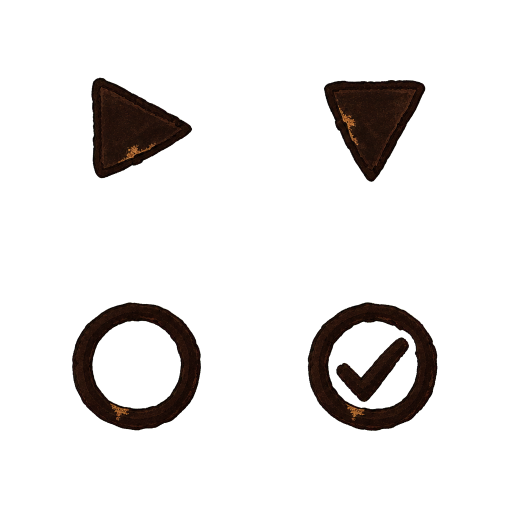
#> input picture assets/source/quests/ql-b1/QuestLogDirectoryMarks_Master_v1.png, 1024 x 1024 px (shown at 1/2 size)
$ python build_quest_log_directory_marks_v1.py
#> lines starting #> are read from the running program, lines starting #| are printed output that depends on the picture; after the words box and inside, x2 and y2 are one past the last pixel; in counts of white or black regions, pixels touching at a corner belong together
#> in main, opened is the input picture: PIL image 1024x1024 RGBA; mean R, G, B, A 3.9, 2, 1.2, 26.7
#!/usr/bin/env python3
"""Build the accepted QL-B1 directory marks and a real-layout preview.

The accepted 1024 x 1024 source is immutable. This builder extracts the four
fixed source cells, crops only transparent bounds, scales proportionally into
the declared runtime footprints, centers them in a 64 x 16 atlas, and writes
the runtime TGA plus its manifest. It also renders a 676 x 464 simulation with
the accepted shell, all 23 real row slots, representative localized content,
and the exact runtime sprites at their intended z-order and display size.
"""

from __future__ import annotations

import argparse
import hashlib
import json
import struct
from pathlib import Path
from typing import Any

from PIL import Image, ImageDraw, ImageFont


ROOT = Path(__file__).resolve().parents[1]
SOURCE = (
    ROOT
    / "assets"
    / "source"
    / "quests"
    / "ql-b1"
    / "QuestLogDirectoryMarks_Master_v1.png"
)
SOURCE_MANIFEST = SOURCE.with_name("QL-B1_SourceManifest_v1.json")
RUNTIME = (
    ROOT
    / "addon"
    / "AzerothExpeditionUI"
    / "Media"
    / "Quests"
    / "QuestLogDirectoryMarksV1.tga"
)
RUNTIME_MANIFEST = SOURCE.with_name("QL-B1_RuntimeManifest_v1.json")
ATLAS_PREVIEW = (
    ROOT
    / "generated"
    / "quests"
    / "QL-B1"
    / "v1"
    / "accepted"
    / "previews"
    / "QL-B1_V1_r3_runtime_atlas.png"
)
REAL_LAYOUT_PREVIEW = ATLAS_PREVIEW.with_name(
    "QL-B1_V1_r3_real_layout_676x464.png"
)
SHELL_RUNTIME = (
    ROOT
    / "addon"
    / "AzerothExpeditionUI"
    / "Media"
    / "Quests"
    / "QuestLogShellV4.tga"
)
TITLE_FONT = (
    ROOT
    / "addon"
    / "AzerothExpeditionUI"
    / "Media"
    / "Fonts"
    / "NotoSerifSC-SemiBold.ttf"
)
ROW_FONT = (
    ROOT
    / "addon"
    / "AzerothExpeditionUI"
    / "Media"
    / "Fonts"
    / "LXGWWenKaiGB-Medium.ttf"
)
BODY_FONT = (
    ROOT
    / "addon"
    / "AzerothExpeditionUI"
    / "Media"
    / "Fonts"
    / "NotoSansSC-Medium.ttf"
)

EXPECTED_SOURCE_SHA256 = (
    "719445d15fb34be4af3ec316eac5bdec51c2061423bae5d7f45b47a3b1128c44"
)
EXPECTED_SOURCE_SIZE = (1024, 1024)
ATLAS_SIZE = (128, 32)
CELL_SIZE = (32, 32)
TEXELS_PER_UI = 2
SHELL_DISPLAY_SIZE = (676, 464)
ROW_COUNT = 23
ROW_BOX = (224, 15)
ROW_STEP = 14
LIST_ORIGIN = (64, 64)
RESAMPLE = Image.Resampling.LANCZOS

STATES: tuple[dict[str, Any], ...] = (
    {
        "id": "collapsed",
        "component": "QUEST.LOG.REGION.TOGGLE",
        "source_box": (0, 0, 512, 512),
        "display_size": (12, 12),
    },
    {
        "id": "expanded",
        "component": "QUEST.LOG.REGION.TOGGLE",
        "source_box": (512, 0, 1024, 512),
        "display_size": (12, 12),
    },
    {
        "id": "untracked",
        "component": "QUEST.LOG.LIST.CHECK",
        "source_box": (0, 512, 512, 1024),
        "display_size": (10, 10),
    },
    {
        "id": "tracked",
        "component": "QUEST.LOG.LIST.CHECK",
        "source_box": (512, 512, 1024, 1024),
        "display_size": (10, 10),
    },
)

QUEST_ROWS: tuple[tuple[str, str, bool], ...] = (
    ("header-expanded", "东瘟疫之地", False),
    ("quest", "[60]  达隆郡的战斗", True),
    ("quest", "[60]  爱与家庭", False),
    ("quest", "[60]  重铸秩序", True),
    ("quest", "[60]  卡林·雷德帕斯", False),
    ("header-expanded", "黑石山", False),
    ("quest", "[60+] 黑手的命令", True),
    ("quest", "[60R] 达基萨斯将军之死", True),
    ("quest", "[60R] 黑龙勇士之血", False),
    ("quest", "[58D] 烈焰精华", False),
    ("header-expanded", "希利苏斯", False),
    ("quest", "[60]  沙漠中的剧毒", True),
    ("quest", "[60]  暮光的秘密", False),
    ("quest", "[60R] 唤醒沉睡者", False),
    ("quest", "[60]  塞纳里奥的议会", True),
    ("header-collapsed", "冬泉谷", False),
    ("header-expanded", "安戈洛环形山", False),
    ("quest", "[55]  拉克维的诱饵", False),
    ("quest", "[56]  走丢了！", True),
    ("quest", "[57]  火羽山", False),
    ("header-expanded", "职业任务", False),
    ("quest", "[60]  久远的记忆", True),
    ("quest", "[60]  恐惧谷的灵魂", False),
)


def sha256(path: Path) -> str:
    digest = hashlib.sha256()
    with path.open("rb") as handle:
        for chunk in iter(lambda: handle.read(1024 * 1024), b""):
            digest.update(chunk)
    return digest.hexdigest()


def display_path(path: Path) -> str:
    return path.resolve().relative_to(ROOT).as_posix()


# [7 lines left out: function alpha_evidence, not called in this run]


def green_spill_pixels(image: Image.Image) -> int:
    count = 0
    pixels = (
        image.get_flattened_data()
        if hasattr(image, "get_flattened_data")
        else image.getdata()
    )
    for red, green, blue, alpha in pixels:
        if alpha > 0 and red <= 32 and green >= 224 and blue <= 32:
            count += 1
#> after the loop, count = 0
    return count


def visible_bbox(image: Image.Image) -> list[int] | None:
    bounds = image.getchannel("A").getbbox()
    return list(bounds) if bounds else None


def clear_transparent_rgb(image: Image.Image) -> Image.Image:
    red, green, blue, alpha = image.convert("RGBA").split()
    visible = alpha.point(lambda value: 255 if value else 0)
    zero = Image.new("L", image.size, 0)
    return Image.merge(
        "RGBA",
        (
            Image.composite(red, zero, visible),
            Image.composite(green, zero, visible),
            Image.composite(blue, zero, visible),
            alpha,
        ),
    )


def validate_source(path: Path, image: Image.Image) -> None:
    if sha256(path) != EXPECTED_SOURCE_SHA256:
        raise ValueError("QL-B1 source SHA-256 does not match the accepted asset")
    if image.size != EXPECTED_SOURCE_SIZE:
        raise ValueError(
            f"QL-B1 source must be {EXPECTED_SOURCE_SIZE}, got {image.size}"
        )
    if image.mode != "RGBA":
        raise ValueError(f"QL-B1 source must be RGBA, got {image.mode}")
    if green_spill_pixels(image):
        raise ValueError("QL-B1 source contains visible chroma-key green")


def scale_to_fit(
    image: Image.Image,
    target: tuple[int, int],
) -> Image.Image:
    ratio = min(target[0] / image.width, target[1] / image.height)
    size = (
        max(1, round(image.width * ratio)),
        max(1, round(image.height * ratio)),
    )
    return clear_transparent_rgb(image.resize(size, RESAMPLE))


def build_atlas(
    source: Image.Image,
) -> tuple[Image.Image, dict[str, dict[str, Any]]]:
    atlas = Image.new("RGBA", ATLAS_SIZE, (0, 0, 0, 0))
#> atlas: PIL image 128x32 RGBA; every value is 0
    records: dict[str, dict[str, Any]] = {}
    for index, state in enumerate(STATES):
        source_cell = source.crop(state["source_box"])
        bounds = source_cell.getchannel("A").getbbox()
        if not bounds:
            raise ValueError(f"{state['id']} source cell has no visible pixels")
        cropped = clear_transparent_rgb(source_cell.crop(bounds))
        sampled_target = tuple(
            value * TEXELS_PER_UI for value in state["display_size"]
        )
        scaled = scale_to_fit(cropped, sampled_target)
        cell_x = index * CELL_SIZE[0]
        paste_x = cell_x + (CELL_SIZE[0] - scaled.width) // 2
        paste_y = (CELL_SIZE[1] - scaled.height) // 2
        atlas.alpha_composite(scaled, (paste_x, paste_y))
        content_box = (
            paste_x,
            paste_y,
            paste_x + scaled.width,
            paste_y + scaled.height,
        )
        records[state["id"]] = {
            "component": state["component"],
            "source_cell_xyxy": list(state["source_box"]),
            "source_visible_bbox_local_exclusive": list(bounds),
            "source_visible_size": [
                bounds[2] - bounds[0],
                bounds[3] - bounds[1],
            ],
            "runtime_cell_xyxy": [
                cell_x,
                0,
                cell_x + CELL_SIZE[0],
                CELL_SIZE[1],
            ],
            "runtime_content_xyxy": list(content_box),
            "runtime_display_size": [scaled.width, scaled.height],
            "logical_display_size": list(state["display_size"]),
            "texels_per_ui": TEXELS_PER_UI,
            "texcoord": {
                "left": content_box[0] / ATLAS_SIZE[0],
                "right": content_box[2] / ATLAS_SIZE[0],
                "top": content_box[1] / ATLAS_SIZE[1],
                "bottom": content_box[3] / ATLAS_SIZE[1],
            },
        }
#> this loop made 4 passes
#> bounds on passes 1 to 4: (182, 155, 385, 357), (135, 160, 339, 364), (144, 92, 402, 349), (103, 92, 363, 350)
#> pass 1, in build_atlas, `source_cell = source.crop(state["source_box"])`:
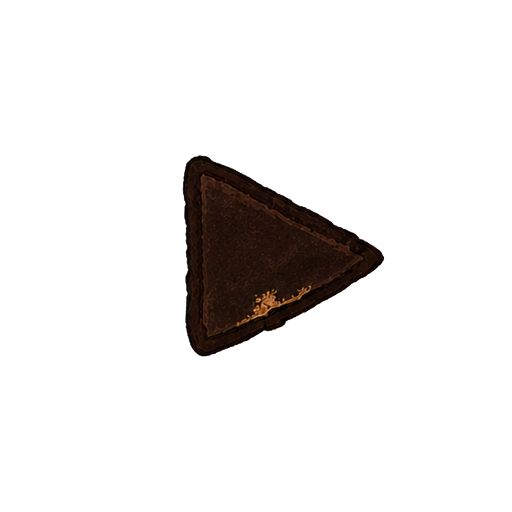
#> source_cell: PIL image 512x512 RGBA; mean R, G, B, A 3.5, 1.8, 1.1, 23.2; transparent parts drawn white
#> pass 1, in clear_transparent_rgb, `red, green, blue, alpha = image.convert("RGBA").split()`:
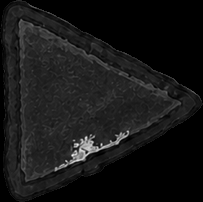
#> red: PIL image 203x202 L; min 0, max 249, mean 22.4
#> pass 1, in clear_transparent_rgb, `red, green, blue, alpha = image.convert("RGBA").split()`:
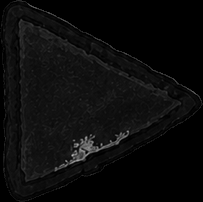
#> green: PIL image 203x202 L; min 0, max 188, mean 11.6
#> after the loop:
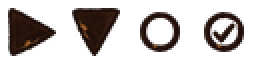
#> atlas: PIL image 128x32 RGBA (shown 2 times larger); mean R, G, B, A 10.9, 5.5, 3.2, 65.1; transparent parts drawn white
#> after the loop:
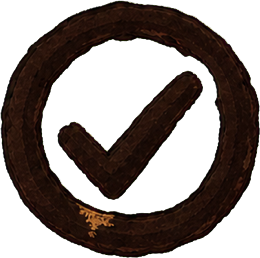
#> cropped: PIL image 260x258 RGBA; mean R, G, B, A 18, 9, 5.3, 129.2; transparent parts drawn white
#> after the loop:
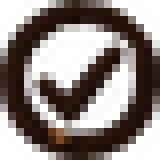
#> scaled: PIL image 20x20 RGBA (shown 8 times larger); mean R, G, B, A 23.9, 11.5, 7, 129.4; transparent parts drawn white
#> after the loop, records = 4 items
    return clear_transparent_rgb(atlas), records
#> in clear_transparent_rgb (call 9), `visible = alpha.point(lambda value: 255 if value else 0)`:
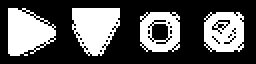
#> visible: PIL image 128x32 L (shown 2 times larger); 35% white; 4 white regions, box (x1, y1, x2, y2) and area: (36, 4, 60, 28) 427, (4, 4, 28, 28) 409, (102, 6, 122, 26) 323, (70, 6, 90, 26) 274
#> in clear_transparent_rgb (call 9), `zero = Image.new("L", image.size, 0)`: zero: PIL image 128x32 L; every value is 0


# [53 lines left out: functions font, draw_text, wrap_text, paste_sprite, not called in this run]


def render_real_layout_preview(
    atlas: Image.Image,
    records: dict[str, dict[str, Any]],
) -> Image.Image:
    with Image.open(SHELL_RUNTIME) as opened:
        shell_atlas = opened.convert("RGBA")
    preview = shell_atlas.crop((0, 0, *SHELL_DISPLAY_SIZE))
    draw = ImageDraw.Draw(preview, "RGBA")
    title_font = font(TITLE_FONT, 15)
    row_font = font(ROW_FONT, 10)
    row_header_font = font(ROW_FONT, 11)
    body_font = font(BODY_FONT, 9)
    body_heading_font = font(TITLE_FONT, 11)

    draw_text(draw, (300, 27), "任务日志", title_font, (49, 26, 16, 255))
    draw_text(draw, (76, 49), "任务  18 / 20", row_font, (76, 43, 25, 235))

    for index, (kind, label, tracked) in enumerate(QUEST_ROWS):
        row_x = LIST_ORIGIN[0]
        row_y = LIST_ORIGIN[1] + index * ROW_STEP
        if kind == "header-expanded":
            paste_sprite(
                preview,
                atlas,
                records["expanded"],
                (row_x + 1, row_y + 1),
            )
            draw_text(
                draw,
                (row_x + 16, row_y + 1),
                label,
                row_header_font,
                (72, 38, 19, 255),
            )
        elif kind == "header-collapsed":
            paste_sprite(
                preview,
                atlas,
                records["collapsed"],
                (row_x + 1, row_y + 1),
            )
            draw_text(
                draw,
                (row_x + 16, row_y + 1),
                label,
                row_header_font,
                (72, 38, 19, 255),
            )
        else:
            state = "tracked" if tracked else "untracked"
            check_x = row_x + ROW_BOX[0] - 12
            check_y = row_y + 2
            paste_sprite(preview, atlas, records[state], (check_x, check_y))
            row_color = (
                (62, 39, 23, 255)
                if tracked
                else (89, 61, 38, 235)
            )
            draw_text(
                draw,
                (row_x + 16, row_y + 2),
                label,
                row_font,
                row_color,
            )

    detail_left = 374
    detail_width = 226
    draw_text(
        draw,
        (detail_left, 68),
        "达隆郡的战斗",
        title_font,
        (55, 28, 17, 255),
    )
    draw_text(
        draw,
        (detail_left, 91),
        "东瘟疫之地",
        row_font,
        (105, 57, 28, 235),
    )
    description = (
        "在达隆郡废墟中寻找约瑟夫的遗物，并帮助帕米拉了解那场战斗的真相。"
        "这份卷宗已经被多次翻阅，边角仍留着旧日远征者的墨迹。"
    )
    y = 111
    for line in wrap_text(draw, description, body_font, detail_width):
        draw_text(draw, (detail_left, y), line, body_font, (69, 48, 31, 245))
        y += 13
    y += 5
    draw_text(
        draw,
        (detail_left, y),
        "任务目标",
        body_heading_font,
        (64, 31, 18, 255),
    )
    y += 19
    for line in (
        "• 找到达隆郡的战斗遗物  3 / 5",
        "• 与帕米拉·雷德帕斯交谈",
        "• 守护达隆郡的幸存者",
    ):
        draw_text(draw, (detail_left, y), line, body_font, (74, 49, 31, 245))
        y += 14
    y += 5
    draw_text(
        draw,
        (detail_left, y),
        "奖励",
        body_heading_font,
        (64, 31, 18, 255),
    )
    y += 19
    draw_text(
        draw,
        (detail_left, y),
        "你将获得：  7 金  40 银",
        body_font,
        (74, 49, 31, 245),
    )

    # Pending QL-C controls are shown only as restrained runtime placeholders.
    # They are not source art and are deliberately omitted from all manifests.
    for x, label in ((62, "放弃任务"), (145, "共享任务"), (228, "退出")):
        draw.rounded_rectangle(
            (x, 421, x + 78, 441),
            radius=3,
            fill=(51, 34, 25, 220),
            outline=(116, 78, 44, 235),
            width=1,
        )
        bounds = draw.textbbox((0, 0), label, font=row_font)
        draw_text(
            draw,
            (x + (78 - (bounds[2] - bounds[0])) // 2, 425),
            label,
            row_font,
            (225, 184, 108, 255),
        )
    draw_text(draw, (314, 425), "›", title_font, (82, 47, 27, 255))

    return preview


def save_png(image: Image.Image, destination: Path) -> None:
    destination.parent.mkdir(parents=True, exist_ok=True)
    image.save(destination, format="PNG", optimize=True)


def save_tga(image: Image.Image, destination: Path) -> None:
    destination.parent.mkdir(parents=True, exist_ok=True)
    image.save(destination, format="TGA")


# [44 lines left out: functions tga_header, update_source_manifest, not called in this run]


def parse_args() -> argparse.Namespace:
    parser = argparse.ArgumentParser()
    parser.add_argument("--source", type=Path, default=SOURCE)
    parser.add_argument("--source-manifest", type=Path, default=SOURCE_MANIFEST)
    parser.add_argument("--runtime", type=Path, default=RUNTIME)
    parser.add_argument("--manifest", type=Path, default=RUNTIME_MANIFEST)
    parser.add_argument("--atlas-preview", type=Path, default=ATLAS_PREVIEW)
    parser.add_argument(
        "--real-layout-preview",
        type=Path,
        default=REAL_LAYOUT_PREVIEW,
    )
    return parser.parse_args()


def main() -> None:
    args = parse_args()
    with Image.open(args.source) as opened:
        source = opened.convert("RGBA")
    validate_source(args.source, source)
    atlas, records = build_atlas(source)
#> records = 4 items
    save_tga(atlas, args.runtime)
    save_png(atlas, args.atlas_preview)
    real_layout = render_real_layout_preview(atlas, records)
    save_png(real_layout, args.real_layout_preview)

    header = tga_header(args.runtime)
    if (
        header["image_type"] != 2
        or (header["width"], header["height"]) != ATLAS_SIZE
        or header["bits_per_pixel"] != 32
    ):
        raise ValueError(f"unexpected runtime TGA header: {header}")

    manifest = {
        "schema_version": 1,
        "batch": "QL-B1",
        "version": "V1.r3",
        "runtime_contract": "1.1",
        "status": "runtime-exported",
        "source": {
            "file": display_path(args.source),
            "sha256": sha256(args.source),
            "width": source.width,
            "height": source.height,
            "mode": source.mode,
            "visible_bbox_exclusive": visible_bbox(source),
            "visible_green_spill_pixels": green_spill_pixels(source),
            **alpha_evidence(source),
        },
        "transform": {
            "operation": (
                "fixed cell extraction, visible-alpha-bounds crop, "
                "proportional LANCZOS scale, centering and transparent atlas "
                "assembly"
            ),
            "resample": "Pillow Image.Resampling.LANCZOS",
            "alpha_cleanup": (
                "zero RGB only where alpha is fully transparent; preserve "
                "visible source alpha"
            ),
            "rotation": None,
            "mirror": False,
            "retouch": False,
            "atlas_size": list(ATLAS_SIZE),
            "cell_size": list(CELL_SIZE),
            "texels_per_ui": TEXELS_PER_UI,
            "state_order": [state["id"] for state in STATES],
            "states": records,
        },
        "runtime": {
            "file": display_path(args.runtime),
            "sha256": sha256(args.runtime),
            "width": atlas.width,
            "height": atlas.height,
            "mode": atlas.mode,
            "tga_header": header,
            "visible_bbox_exclusive": visible_bbox(atlas),
            "visible_green_spill_pixels": green_spill_pixels(atlas),
            **alpha_evidence(atlas),
        },
        "simulation": {
            "atlas_preview": {
                "file": display_path(args.atlas_preview),
                "sha256": sha256(args.atlas_preview),
                "size": list(atlas.size),
            },
            "real_layout_preview": {
                "file": display_path(args.real_layout_preview),
                "sha256": sha256(args.real_layout_preview),
                "size": list(real_layout.size),
                "runtime_scale_percent": 100,
                "shell": display_path(SHELL_RUNTIME),
                "row_count": ROW_COUNT,
                "row_box": list(ROW_BOX),
                "row_step": ROW_STEP,
                "list_origin": list(LIST_ORIGIN),
                "content": (
                    "representative localized quest titles, levels, headers, "
                    "tracking states and right-page text at realistic density"
                ),
                "z_order": [
                    "QL-A2 accepted runtime shell",
                    "QL-B1 accepted runtime marks",
                    "runtime-localized text",
                    "simplified placeholders for pending QL-C controls",
                ],
                "authoritative_for": [
                    "QL-B1 target-size legibility",
                    "23-row density",
                    "safe-area and z-order review",
                ],
                "not_authoritative_for": [
                    "pending QL-B2, QL-B3, QL-C or QL-D artwork",
                    "Turtle WoW rendering, filtering, hit regions or font loading",
                ],
            },
        },
        "layout_contract": {
            "row_objects": "QuestLogTitle1..23",
            "row_count": ROW_COUNT,
            "row_box": list(ROW_BOX),
            "row_step": ROW_STEP,
            "total_height": (ROW_COUNT - 1) * ROW_STEP + ROW_BOX[1],
            "list_safe_area": [64, 64, 246, 324],
            "right_reserved": 22,
            "region_toggle_display_size": [12, 12],
            "list_check_display_size": [10, 10],
        },
        "state_mapping": {
            "quest_index": (
                "visible row id + FauxScrollFrame_GetOffset("
                "QuestLogListScrollFrame)"
            ),
            "collapsed": "isHeader and isCollapsed",
            "expanded": "isHeader and not isCollapsed",
            "untracked": "not isHeader and not IsQuestWatched(questIndex)",
            "tracked": "not isHeader and IsQuestWatched(questIndex)",
        },
        "ownership": {
            "row_button": (
                "QuestLogTitleN retains all click scripts and selection behavior"
            ),
            "region_toggle": (
                "non-interactive ARTWORK Texture attached to QuestLogTitleN"
            ),
            "list_check": (
                "non-interactive ARTWORK Texture attached to QuestLogTitleN; "
                "QuestLogTitleNCheck remains the native state visual and is "
                "hidden only while AEUI has the required tracking API"
            ),
        },
        "implementation": {
            "exporter": display_path(Path(__file__)),
            "adapter": "addon/AzerothExpeditionUI/Modules/Quests.lua",
            "source_manifest": display_path(args.source_manifest),
            "imagegen_calls_after_acceptance": 0,
            "static_tests_required": True,
            "game_validated": False,
        },
    }
    args.manifest.parent.mkdir(parents=True, exist_ok=True)
    args.manifest.write_text(
        json.dumps(manifest, ensure_ascii=False, indent=2) + "\n",
        encoding="utf-8",
    )
    update_source_manifest(
        args.source_manifest,
        args.manifest,
        args.runtime,
    )
    print(json.dumps(manifest, ensure_ascii=False))


if __name__ == "__main__":
#> (the run stopped early here; a loop or call above may not have finished)
